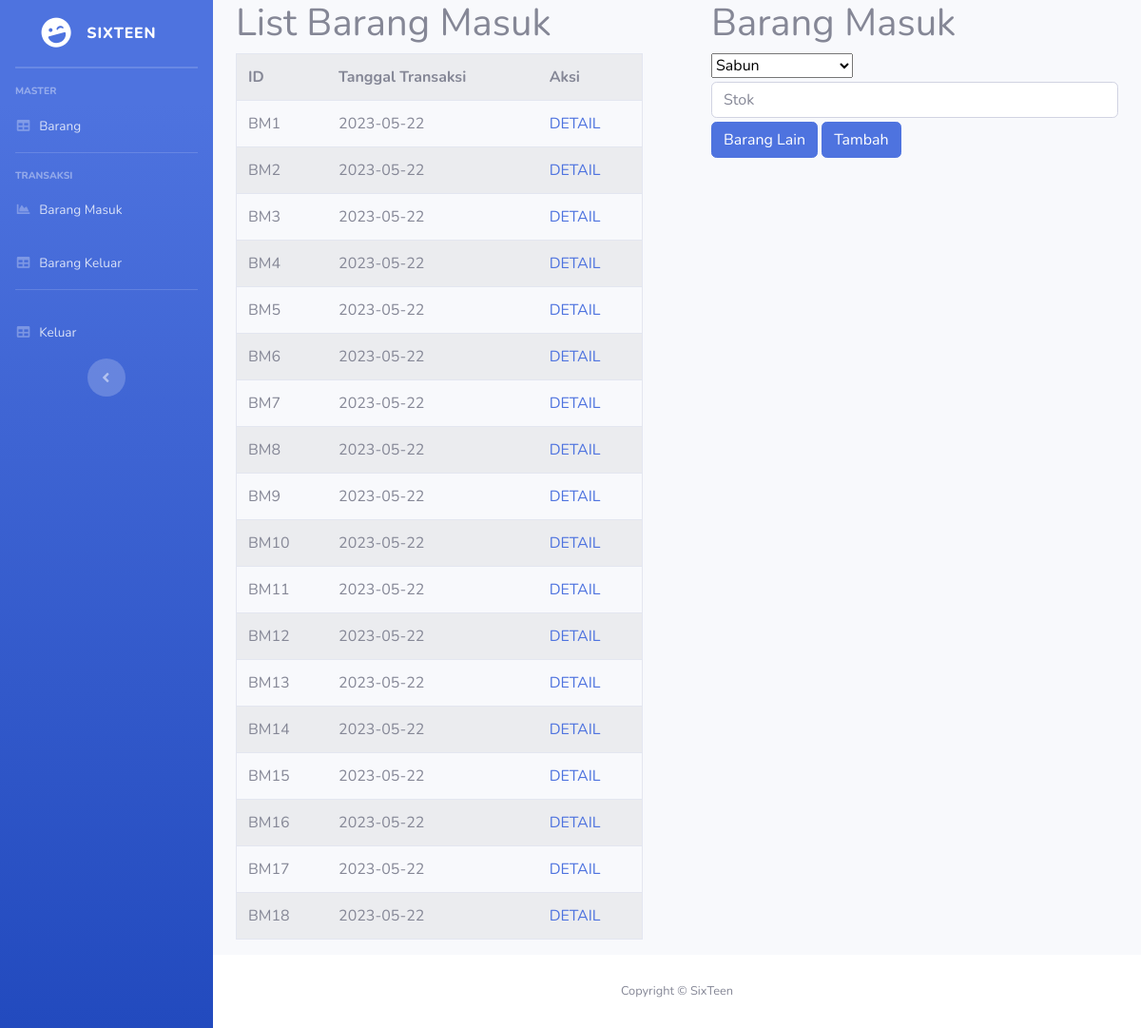
/masuk.php (signed in), run on the app's committed database.
### tables this page shows
CREATE TABLE `transaksi` (
  `id` int(11) NOT NULL,
  `tanggal` date NOT NULL,
  `status` int(11) NOT NULL
);

### masuk.php (the view, shortened to what this page needs)
<!DOCTYPE html>
<html lang="en">
<?php
        include_once('conn.php');
    ?>
<head>
    <link href="vendor/fontawesome-free/css/all.min.css" rel="stylesheet" type="text/css">
    <link href="css/sb-admin-2.min.css" rel="stylesheet">
</head>
<body id="page-top">
    <div id="wrapper">
        <ul class="navbar-nav bg-gradient-primary sidebar sidebar-dark accordion" id="accordionSidebar">
            <a class="sidebar-brand d-flex align-items-center justify-content-center" href="index.php">
                <div class="sidebar-brand-icon rotate-n-15">
                    <i class="fas fa-laugh-wink"></i>
                </div>
                <div class="sidebar-brand-text mx-3">SixTeen<sup></sup></div>
            </a>
            <hr class="sidebar-divider my-0">
            <hr class="sidebar-divider">
            <div class="sidebar-heading">
                Master
            </div>
            <li class="nav-item">
                <a class="nav-link" href="dashboard.php">
                    <i class="fas fa-fw fa-table"></i>
                    <span>Barang</span></a>
            </li>
            <hr class="sidebar-divider">
            <div class="sidebar-heading">
                Transaksi
            </div>
            <li class="nav-item">
                <a class="nav-link" href="masuk.php">
                    <i class="fas fa-fw fa-chart-area"></i>
                    <span>Barang Masuk</span></a>
            </li>
            <li class="nav-item">
                <a class="nav-link" href="keluar.php">
                    <i class="fas fa-fw fa-table"></i>
                    <span>Barang Keluar</span></a>
            </li>
            <hr class="sidebar-divider d-none d-md-block">
            <li class="nav-item">
                <a class="nav-link" href="logout.php">
                    <i class="fas fa-fw fa-table"></i>
                    <span>Keluar</span></a>
            </li>
            <div class="text-center d-none d-md-inline">
                <button class="rounded-circle border-0" id="sidebarToggle"></button>
            </div>
        </ul>
        <div id="content-wrapper" class="d-flex flex-column">
            <div id="content">
            <div class="main">
            <div class="row">
                <div class="col-6">
                    <div class="container">
                        <div class="h1">List Barang Masuk</div>
                        <table class="table table-striped border" >
                            <th>ID</th>
                            <th>Tanggal Transaksi</th>
                            <th>Aksi</th>
                            <?php
                            $sql_kategori = "SELECT * FROM transaksi WHERE status='1'";
                            $result = mysqli_query($conn, $sql_kategori);
                            while($row = mysqli_fetch_array($result)){
                                ?>
                                <tr>
                                    <td>BM<?php echo $row['id'] ?></td>
                                    <td><?php echo $row['tanggal']; ?></td>
                                    <td>
                                        <a href="detail_masuk.php?id=<?php echo $row['id']; ?>">DETAIL</a>
                                    </td>
                                </tr>
                               <?php
                            }
                            ?>
                        </table>
                    </div>
                </div>
                <div class="col-6">
                    <div class="container">
                        <div class="h1">Barang Masuk</div>
                        <form method="POST">
                            <div id="item">
                                <select name="barang[]" class="form-select mb-1">
                                    <?php
                                $sql = "SELECT * FROM barang WHERE status='1'";
                                $result = mysqli_query($conn, $sql);
                                while($row = mysqli_fetch_array($result)){
                                    ?>
                                        <option value=<?php echo $row['id'] ?>><?php echo $row['nama']; ?></option>
                                        <?php
                                }
                                ?>
                                </select>
                                <input name="stok[]" type="text" class="form-control mb-1" placeholder="Stok">
                            </div>
                            <div class="btn btn-primary mb-1" id="tambah">Barang Lain</div>
                            <button type="submit" class="btn btn-primary mb-1" name="tambah">Tambah</button>
                        </form>
                    </div>
                </div>
            </div>
        </div>
            </div>
            <footer class="sticky-footer bg-white">
                <div class="container my-auto">
                    <div class="copyright text-center my-auto">
                        <span>Copyright &copy; SixTeen</span>
                    </div>
                </div>
            </footer>
        </div>
    </div>
</body>
</html>

### data on the page
transaksi: id "1", tanggal "2023-05-22"
transaksi: id "2", tanggal "2023-05-22"
transaksi: id "3", tanggal "2023-05-22"
transaksi: id "4", tanggal "2023-05-22"
transaksi: id "5", tanggal "2023-05-22"
transaksi: id "6", tanggal "2023-05-22"
transaksi: id "7", tanggal "2023-05-22"
transaksi: id "8", tanggal "2023-05-22"
transaksi: id "9", tanggal "2023-05-22"
transaksi: id "10", tanggal "2023-05-22"
transaksi: id "11", tanggal "2023-05-22"
transaksi: id "12", tanggal "2023-05-22"
transaksi: id "13", tanggal "2023-05-22"
transaksi: id "14", tanggal "2023-05-22"
transaksi: id "15", tanggal "2023-05-22"
transaksi: id "16", tanggal "2023-05-22"
transaksi: id "17", tanggal "2023-05-22"
transaksi: id "18", tanggal "2023-05-22"

### other printed values
form field value "Sabun"
